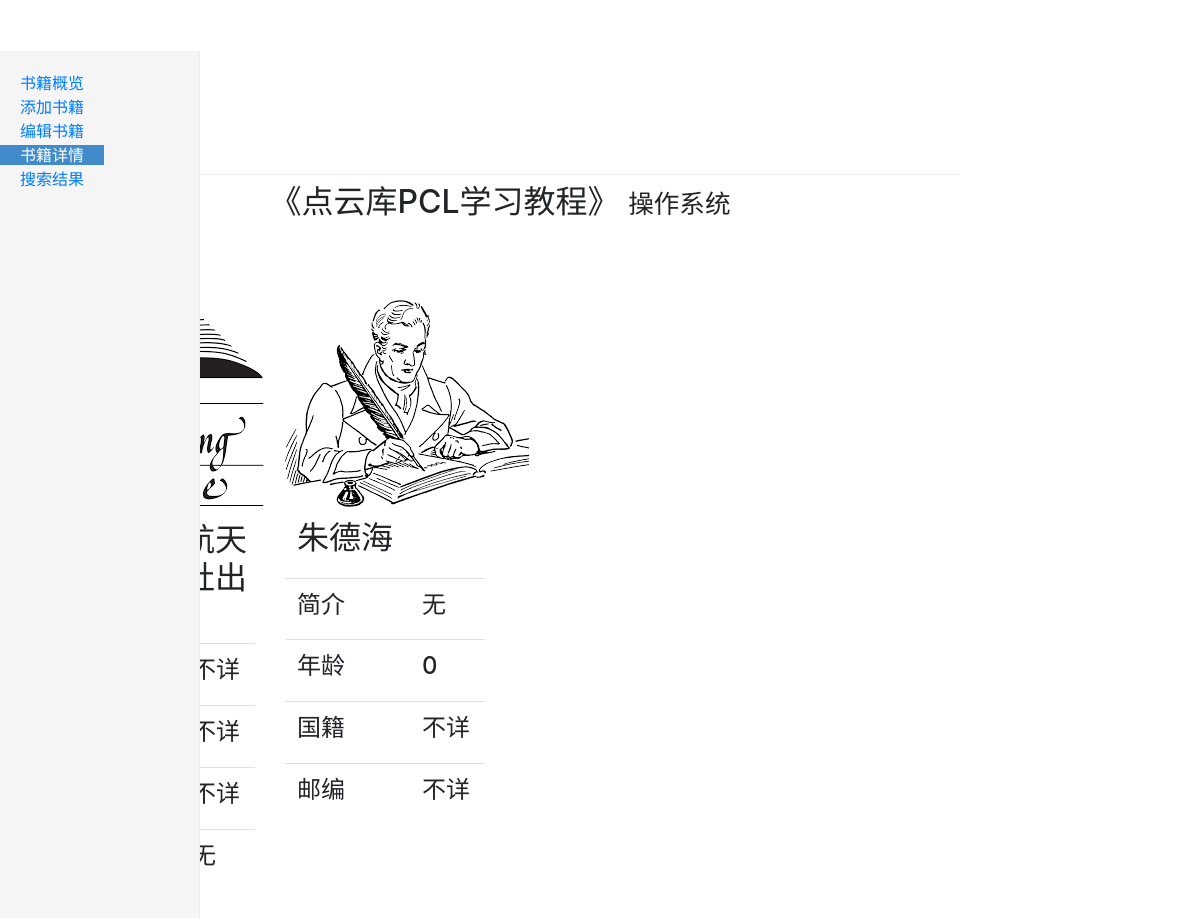
The app's page /details/6/ with its own data.
### app/models.py (models this page shows)
class Book(models.Model):
    name = models.CharField(max_length=32)
    publish = models.ForeignKey(to=Publish, to_field='id', on_delete=models.CASCADE, null=True)
    category = models.ForeignKey(to=Category, to_field='id', on_delete=models.CASCADE, null=True)
    author = models.ManyToManyField(to=Author)

class Category(models.Model):
    name = models.CharField(max_length=32)

class Publish(models.Model):
    name = models.CharField(max_length=32)
    city = models.CharField(max_length=32, null=True, default="不详")
    tel = models.CharField(max_length=32, null=True, default="不详")
    email = models.EmailField(max_length=32, null=True, default="不详")
    description = models.CharField(max_length=32, null=True, default="无")

class Author(models.Model):
    name = models.CharField(max_length=32)
    description = models.CharField(max_length=32, null=True, default="无")
    age = models.IntegerField(null=True, default=0)
    country = models.CharField(max_length=32, null=True, default="不详")
    postcode = models.CharField(max_length=7, null=True, default='不详')

### app/views.py (the view)
# urls.py: re_path(r'details/(\d+)/', views.details),
def details(request, id):
    book = Book.objects.get(id=id)
    authors = book.author.all()
    comments = book.comment_set.all()
    context = {
        'book': book,
        'authors': authors,
        'comments': comments
    }
    return render(request, 'test.html', context)

### templates/test.html (shortened to what this page needs)
{% extends "book.html" %}
{% block active_details %}class="active"{% endblock %}
{% block table %}
    <div class="container">
        <div class="row">
            <div class="col bg-white">
                <h2 class="text-center">《{{ book.name }}》 <small class="text-right">{{ book.category.name }}</small>
                </h2>
            </div>
        </div>
        <div class="row">
            <div class=" col-md-offset-1 col-md-3" style="margin-top: 50px">
                <table class="table">
                    <tbody>
                    <tr><h2>{{ book.publish.name }}出版社</h2></tr>
                    <tr>
                        <td><h4>所在城市</h4></td>
                        <td><h4>{{ book.publish.city }}</h4></td>
                    </tr>
                    <tr>
                        <td><h4>联系电话</h4></td>
                        <td><h4>{{ book.publish.tel }}</h4></td>
                    </tr>
                    <tr>
                        <td><h4>电子邮箱</h4></td>
                        <td><h4>{{ book.publish.email }}</h4></td>
                    </tr>
                    <tr>
                        <td><h4>简介</h4></td>
                        <td><h4>{{ book.publish.description }}</h4></td>
                    </tr>
                    </tbody>
                </table>
            </div>
            {% for author in authors %}
                <div class=" col-md-offset-1 col-md-3" style="margin-top: 70px">
                    <table class="table">
                        <tbody>
                        <tr><img src="/static/img/2.png" alt=""></tr>
                        <tr>
                            <td><h2>{{ author.name }}</h2></td>
                        </tr>
                        <tr>
                            <td><h4>简介</h4></td>
                            <td><h4>{{ author.description }}</h4></td>
                        </tr>
                        <tr>
                            <td><h4>年龄</h4></td>
                            <td><h4>{{ author.age }}</h4></td>
                        </tr>
                        <tr>
                            <td><h4>国籍</h4></td>
                            <td><h4>{{ author.country }}</h4></td>
                        </tr>
                        <tr>
                            <td><h4>邮编</h4></td>
                            <td><h4>{{ author.postcode }}</h4></td>
                        </tr>
                        </tbody>
                    </table>
                </div>
            {% endfor %}
        </div>
    </div>
{% endblock %}

### static/css/dashboard.css (style rules this page uses)
body { padding-top: 50px; }

### records on screen
Book: name "点云库PCL学习教程", category.name "操作系统", publish.city "不详", publish.tel "不详", publish.email "不详", publish.description "无"
Author: name "朱德海", description "无", age "0", country "不详", postcode "不详"
